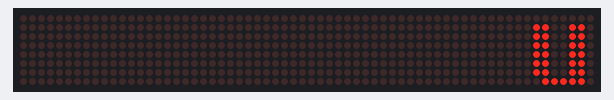
Recording of a sketch running on a simulated Arduino Uno, built with avr-gcc and run on an emulated ATmega328P. Parts: 64×8 LED matrix.

Above: at 0.1 s.

The sketch:

Dot_Matrix_8x8.ino
```cpp
#include <LedControl.h>

int DIN = 11;
int CS = 7;
int CLK = 13;
LedControl lc = LedControl(DIN, CLK, CS, 0); // sondaki 0 projede kullanilacak matrix sayisini ifade eder.

byte uchar [] = {
  B00000000,
  B01100110,
  B01100110,
  B01100110,
  B01100110,
  B01100110,
  B1100110,
  B00111110

};
void setup()
{
  lc.shutdown(0, false); // matrix i aktif eder.
  lc.setIntensity(0, 5); //parlaklik ayari
  lc.clearDisplay(0); // ekran temizler.
}

void loop()
{
  for (int i = 0; i < 8; i++)
    lc.setRow(0, i, uchar[i]);
  delay(100);


}
```
